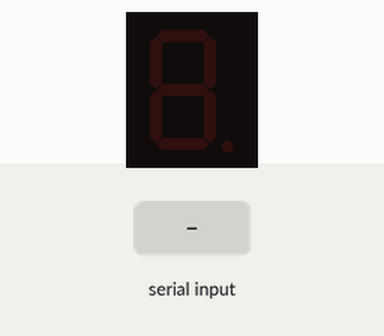
A sketch run on a simulated Arduino Uno, built with avr-gcc and run on an emulated ATmega328P. Parts: 1-digit seven-segment display. Wiring (inferred from the names in the program): 1-digit 7-segment display, segments lit when LOW: segments pin 2, pin 3, pin 4, pin 5, pin 6, pin 7, pin 8. The inputs (shaded band) are chosen by the test bench. The segment pins are drawn as the display they are named for.

Above: at 1.2 s.
1.3 s: "90,45\n" received over Serial
At 2.2 s:
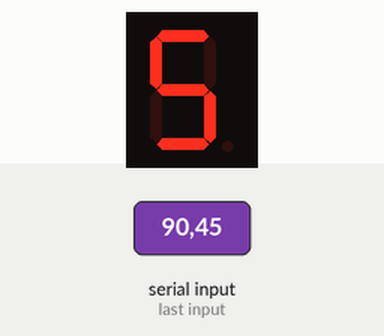
2.8 s: "30,150\n" received over Serial
4.3 s: "200\n" received over Serial
5.8 s: "5\n" received over Serial
7.3 s: "90\n" received over Serial
Timing chart, 0 to 9.8 s (numbered marks = the images above; inputs shaded):
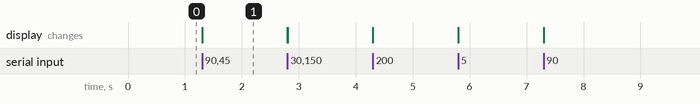

The sketch:

7-Segment.ino.ino
```cpp
char receivedChar;

const int segmentPins[7] = {2, 3, 4, 5, 6, 7, 8}; // a to g

// Segment patterns for digits 1 to 5
// a b c d e f g
const byte digitPatterns[6][7] = {
  {1, 1, 1, 1, 1, 1, 1}, // [0] → all off (no finger)
  {1, 0, 0, 1, 1, 1, 1}, // [1]
  {0, 0, 1, 0, 0, 1, 0}, // [2]
  {0, 0, 0, 0, 1, 1, 0}, // [3]
  {1, 0, 0, 1, 1, 0, 0}, // [4]
  {0, 1, 0, 0, 1, 0, 0}  // [5]
};

void setup() {
  Serial.begin(9600);
  for (int i = 0; i < 7; i++) {
    pinMode(segmentPins[i], OUTPUT);
    digitalWrite(segmentPins[i], HIGH); // start with all segments off
  }
}

void loop() {
  if (Serial.available()) {
    receivedChar = Serial.read();

    if (receivedChar >= '0' && receivedChar <= '5') {
      int digit = receivedChar - '0';

      for (int i = 0; i < 7; i++) {
        digitalWrite(segmentPins[i], digitPatterns[digit][i]);
      }
    }
  }
}
```

Measured:
- after the input at 1.3 s, the display: first changes at once (image 1 shows a later state)
